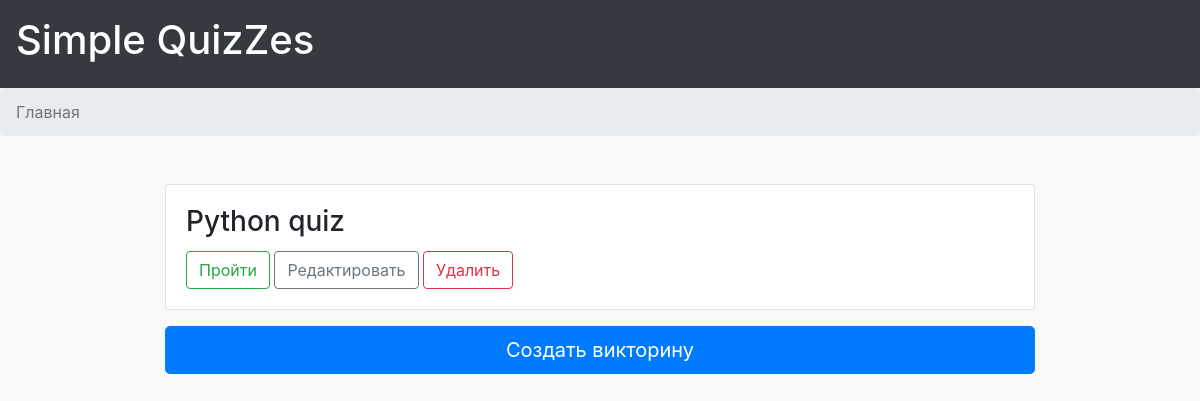
The app's page /index, older data.
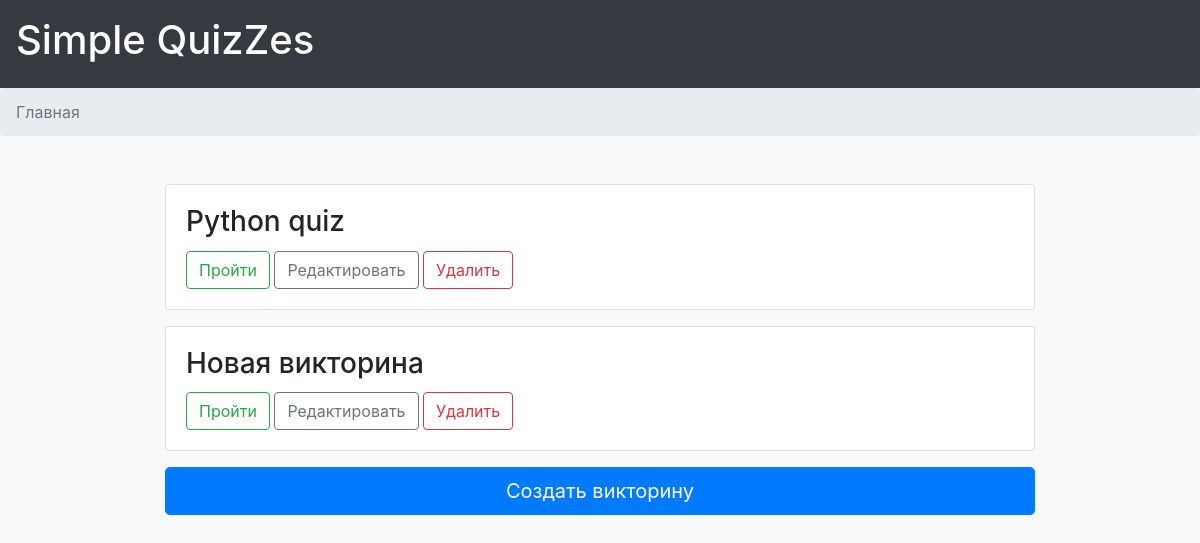
The same page, newer data.
### data/quiz.py (models this page shows, shortened)
class Quiz(SqlAlchemyBase):
    __tablename__ = 'quiz'
    id = sa.Column(sa.Integer, primary_key=True, autoincrement=True)
    name = sa.Column(sa.String)
    questions = orm.relation("Question", back_populates='quiz')

### main.py (the view)
    @app.route('/')
    @app.route('/index')
    def index():
        session = db_session.create_session()
        quizzes = session.query(Quiz).all()
        return render_template('index.html', quizzes=quizzes)

### data/db_session.py (called while the page is built)
def create_session() -> Session:
    global __factory
    return __factory()

### templates/index.html
{% extends 'base.html' %}
{% block nav %}
    <li class="breadcrumb-item active" aria-current="page">Главная</li>
{% endblock %}
{% block content %}
    {% for quiz in quizzes %}
        <div class="card mb-3">
            <div class="card-body">
                <h3 class="card-title">{{ quiz.name }}</h3>
                <a class="btn btn-outline-success" href="{{ url_for('quiz', quiz_id=quiz.id) }}">Пройти</a>
                <a class="btn btn-outline-secondary"
                   href="{{ url_for('edit_quiz', quiz_id=quiz.id) }}">Редактировать</a>
                <a class="btn btn-outline-danger" href="{{ url_for('delete_quiz', quiz_id=quiz.id) }}">Удалить</a><br>
            </div>
        </div>
    {% endfor %}
    <a class="btn btn-primary btn-lg btn-block" href="{{ url_for('add_quiz') }}">Создать викторину</a><br>
{% endblock %}

### templates/base.html (shortened to what this page needs)
<!DOCTYPE html>
<html lang="en">
<head>
    <link rel="stylesheet" href="https://stackpath.bootstrapcdn.com/bootstrap/4.4.1/css/bootstrap.min.css"
>
</head>
<body class="bg-light">
<header class="bg-dark p-3">
    <a class="text-white" href="{{ url_for('index') }}"><h1>Simple QuizZes</h1></a>
</header>
<nav class="mb-5" aria-label="breadcrumb">
    <ol class="breadcrumb">
        {% block nav %}{% endblock %}
    </ol>
</nav>
<main>
    <div class="container w-75">
        {% block content %} {% endblock %}
    </div>
</main>
</body>
</html>

Row changes from the older to the newer data that the page shows:
added Quiz: name "Новая викторина"
